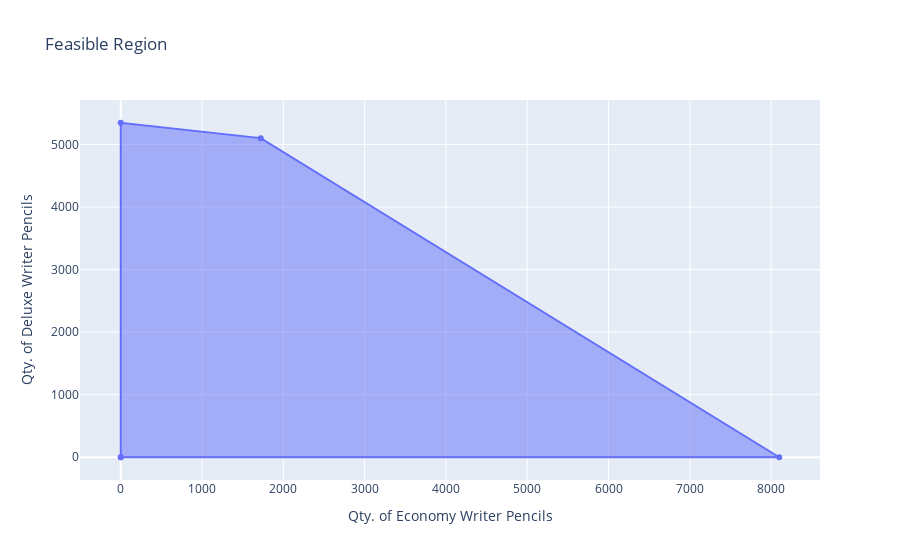

Notebook code cell kept with this figure:
### Code cell
feasible_region = go.Scatter(
    x = [0,0,shaping_asbly_intercept[0], asbly_economy_intercept, 0],
    y = [0,shaping_deluxe_intercept,shaping_asbly_intercept[1], 0, 0],
    fill = 'toself',
    name ='Feasible Region'
)

layout['title']['text'] = 'Feasible Region'

fig = go.Figure(data=[feasible_region], layout=layout)
iplot(fig)

### Figure 1 — Plotly figure (JSON) as saved in the notebook; plotly's stock layout.template omitted (floating-point values rounded to 4 significant figures)
{"data": [{"fill": "toself", "name": "Feasible Region", "type": "scatter", "x": [0, 0, 1722.0, 8100, 0], "y": [0, 5349.0, 5103.0, 0, 0]}], "layout": {"autosize": true, "title": {"text": "Feasible Region"}, "xaxis": {"autorange": true, "range": [-469.1, 8569.0], "title": {"text": "Qty. of Economy Writer Pencils"}, "type": "linear"}, "yaxis": {"autorange": true, "range": [-357.3, 5706.0], "title": {"text": "Qty. of Deluxe Writer Pencils"}, "type": "linear"}}}
